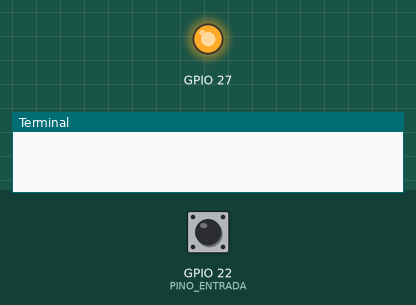
A program run on a simulated Raspberry Pi (BCM pin numbers). Parts: output pins drawn as LEDs (lit = HIGH), the last lines printed to the terminal. The inputs (shaded band) are chosen by the test bench; at power-on: GPIO 22 (PINO_ENTRADA) HIGH.

Above: at 1.2 s.
1.3 s: GPIO 22 (PINO_ENTRADA) pulled LOW for 0.15 s
At 3.1 s:
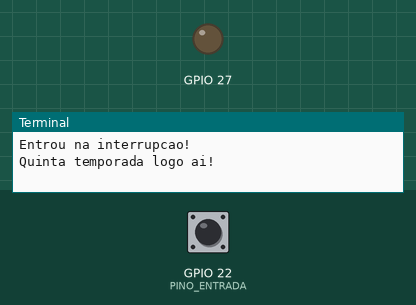
Timing chart, 0 to 10.4 s (numbered marks = the images above; inputs shaded):
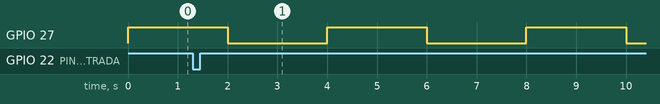

The program:

aula_interrupcao_01.py
```python
#Objetivo do programa: Piscar um LED no pino 27
#E observar quando a entrada 22 for acionada

import RPi.GPIO as gpio
import time

PINO_ENTRADA = 22

def rotina_interrupcao(pino):
    print("Entrou na interrupcao!")
    print("Quinta temporada logo ai!")

#Configurao da placa
gpio.setmode(gpio.BCM) #Configura para o pino do GPIO
gpio.setup(27, gpio.OUT) #Configura GPIO27 como saida
#Configura GPIO22 como entrada com pullup interno
gpio.setup(PINO_ENTRADA, gpio.IN, pull_up_down=gpio.PUD_UP)

#Configura a interrupção no pino de entrada
gpio.add_event_detect(PINO_ENTRADA, gpio.RISING, callback=rotina_interrupcao, bouncetime=300)

#rotina principal
try:
    while True:
        gpio.output(27, gpio.HIGH) #Desliga o LED
        time.sleep(2)
        gpio.output(27, gpio.LOW) #Liga o LED
        time.sleep(2)
except:
    gpio.cleanup()
exit()
```

Measured:
- by itself, GPIO 27: alternates HIGH for 2.0 s and LOW for 2.0 s
